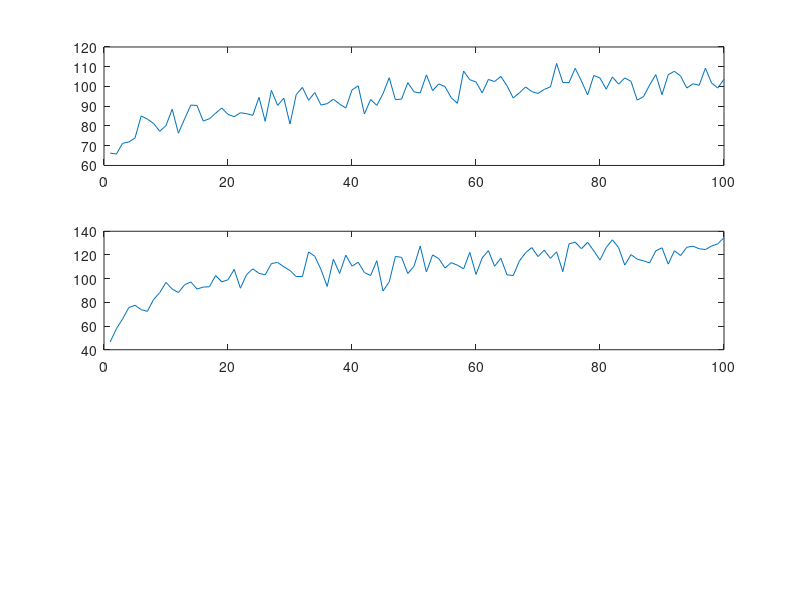

The MATLAB script that drew this image:

figure 
hold on 
subplot(3,1,1);
d = linspace(1,100);
SF = normrnd(0,4,1,100);

% for i= 1:100 
% PL1 = 32.4+21*log10(i) +20*log10(28)+SF(i,1);
% end

PL1 = 32.4+21*log10(d) +20*log10(28)
plot(d,PL1+SF(1,:));

subplot(3,1,2)
d = linspace(1,100);
SF_2 = normrnd(0,7.82,1,100);
PL_pNLOS = 35.3*log10(d)+22.4+21.3*log10(28)-0.3*(1.4-1.5);

plot(d,PL_pNLOS+SF_2(1,:));

